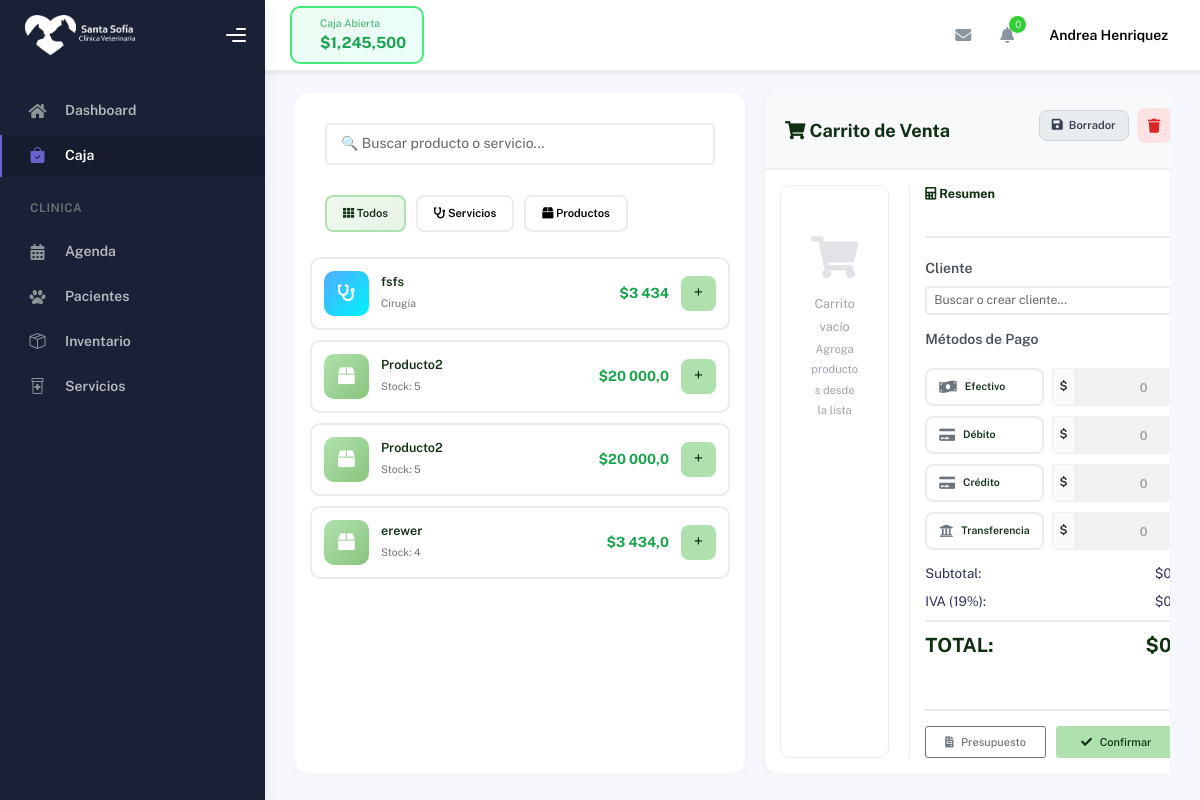
Page /caja/ (signed in) on the earlier database version.
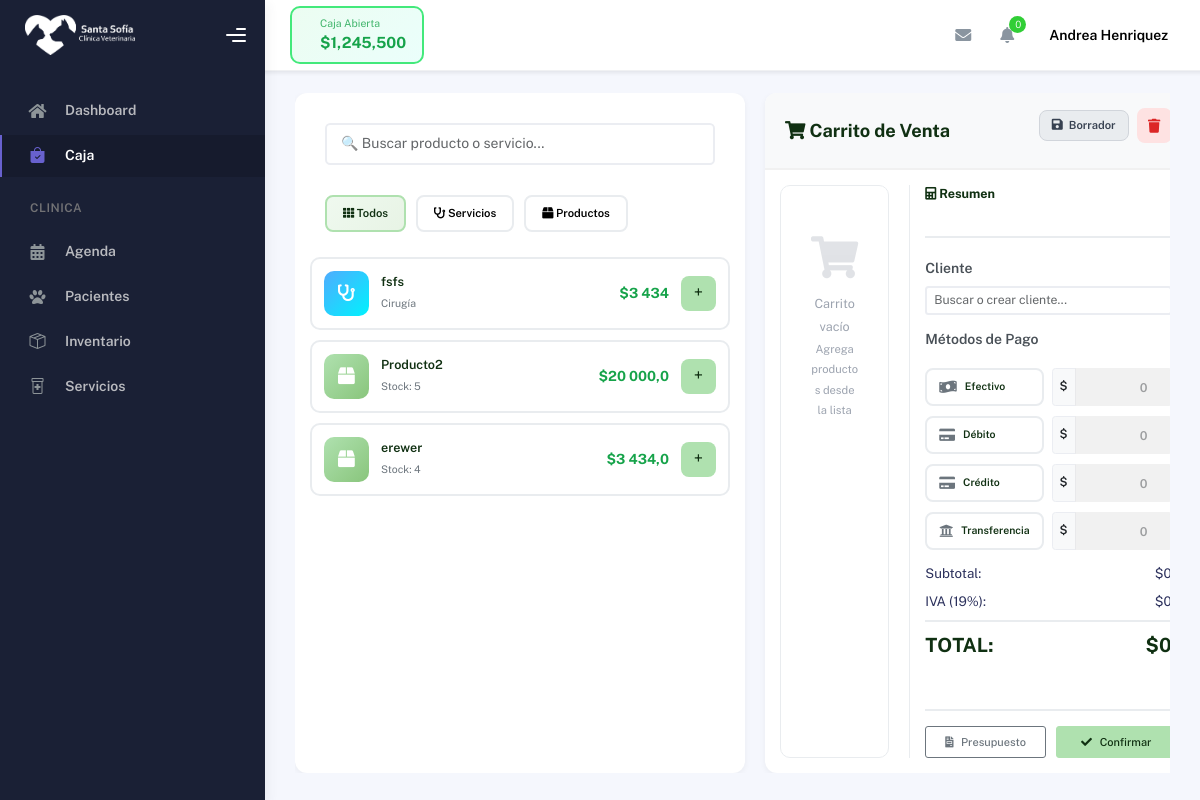
Same page on the later database version.
### hospital/models.py (models this page shows, shortened)
class Servicio(models.Model):
    idServicio = models.AutoField(primary_key=True)
    nombre = models.CharField(
        max_length=150,
        verbose_name="Nombre del Servicio"
    )
    descripcion = models.TextField(
        blank=True,
        null=True,
        verbose_name="Descripción"
    )
    categoria = models.CharField(
        max_length=100,
        verbose_name="Categoría"
    )
    precio = models.PositiveIntegerField(
        default=0,
        verbose_name="Precio del Servicio"
    )
    duracion = models.PositiveIntegerField(
        default=0,
        verbose_name="Duración (minutos)"
    )
    fecha_creacion = models.DateTimeField(
        auto_now_add=True,
        verbose_name="Fecha de Registro"
    )
    fecha_actualizacion = models.DateTimeField(
        auto_now=True,
        verbose_name="Última Actualización"
    )
    class Meta:
        db_table = "Servicio"
        verbose_name = "Servicio Veterinario"
        verbose_name_plural = "Servicios Veterinarios"
        ordering = ["nombre"]

class Insumo(models.Model):
    TIPO_MOVIMIENTO_CHOICES = [
        ('entrada', 'Entrada de Stock'),
        ('venta', 'Venta'),
        ('consulta', 'Uso en Consulta'),
        ('hospitalizacion', 'Uso en Hospitalización'),
        ('ajuste_manual', 'Ajuste Manual'),
        ('devolucion', 'Devolución'),
        ('registro_inicial', 'Registro Inicial'),
    ]
    idInventario = models.AutoField(primary_key=True)
    medicamento = models.CharField(max_length=200)
    categoria = models.CharField(max_length=100, blank=True, null=True)
    sku = models.CharField(max_length=100, blank=True, null=True)
    especie = models.CharField(max_length=50, blank=True, null=True)
    descripcion = models.TextField(blank=True, null=True)
    ml_contenedor = models.DecimalField(max_digits=10, decimal_places=2, null=True, blank=True, verbose_name="ML en Contenedor")
    tipo = models.CharField(max_length=50, null=True, blank=True, verbose_name="Tipo de Producto")
    precio_venta = models.FloatField(default=0)
    stock_actual = models.IntegerField(default=0)
    precauciones = models.TextField(blank=True, null=True)
    contraindicaciones = models.TextField(blank=True, null=True)
    efectos_adversos = models.TextField(blank=True, null=True)
    dosis_ml = models.FloatField(blank=True, null=True)
    peso_kg = models.FloatField(blank=True, null=True)
    fecha_creacion = models.DateTimeField(default=timezone.now, verbose_name="Fecha de Registro")
    ultimo_ingreso = models.DateTimeField(null=True, blank=True)
    ultimo_movimiento = models.DateTimeField(null=True, blank=True)
    tipo_ultimo_movimiento = models.CharField(
        max_length=20,
        choices=TIPO_MOVIMIENTO_CHOICES,
        null=True,
        blank=True
    )
    usuario_ultimo_movimiento = models.ForeignKey(
        User,
        on_delete=models.SET_NULL,
        null=True,
        blank=True,
        related_name='movimientos_insumos'
    )
    class Meta:
        db_table = "Insumo"
        ordering = ["medicamento"]

### caja/views.py (the view)
# urls.py: path('', views.caja, name='cashregister'),
@login_required
def caja(request):
    productos = Insumo.objects.all()
    servicios = Servicio.objects.all()
    return render(request, 'cash_register.html', {
        'productos': productos,
        'servicios': servicios,
    })

### cuentas/models.py (called while the page is built)
    def get_rol_display_custom(self):
        if self.is_staff and self.is_superuser:
            return 'Administración'
        return self.get_rol_display()

### caja/templates/cash_register.html (shortened to what the changed rows need)
{% extends 'partials/base.html' %}
{% load static %}
{% load humanize %}
{% block extra_css %}
<link rel="stylesheet" href="{% static 'caja/css/cash_register.css' %}">
{% endblock %}
{% block content %}
<div class="cash-layout">
    <div class="cash-main">
        <div class="products-section">
            <div class="products-list" id="productsList">
                {% for servicio in servicios %}
                <div class="product-list-item" data-category="servicios"
                    onclick="addToCart('{{ servicio.nombre|escapejs }}', {{ servicio.precio }})">
                    <div class="icon" style="background: linear-gradient(135deg, #4facfe 0%, #00f2fe 100%);">
                        <i class="fas fa-stethoscope"></i>
                    </div>
                    <div class="info">
                        <h6>{{ servicio.nombre }}</h6>
                        <p>{{ servicio.categoria }}</p>
                    </div>
                    <div class="price">${{ servicio.precio|intcomma }}</div>
                    <button class="add-btn">+</button>
                </div>
                {% empty %}
                <p class="empty-section">No hay servicios registrados.</p>
                {% endfor %}
{% for producto in productos %}
<div class="product-list-item" data-category="productos"
    onclick="addToCart('{{ producto.medicamento|escapejs }}', {{ producto.precio_venta }})">
    <div class="icon">
        <i class="fas fa-box"></i>
    </div>
    <div class="info">
        <h6>{{ producto.medicamento }}</h6>
        <p>Stock: {{ producto.stock_actual }} {{ producto.unidad_medida }}</p>
    </div>
    <div class="price">${{ producto.precio_venta|intcomma }}</div>
    <button class="add-btn">+</button>
</div>
{% empty %}
<p class="empty-section">No hay productos en inventario.</p>
{% endfor %}
            </div>
        </div>
    </div>
</div>
{% endblock %}

Differences in the rows shown:
removed Insumo: medicamento "Producto2", stock_actual "5", precio_venta "20 000,0"
